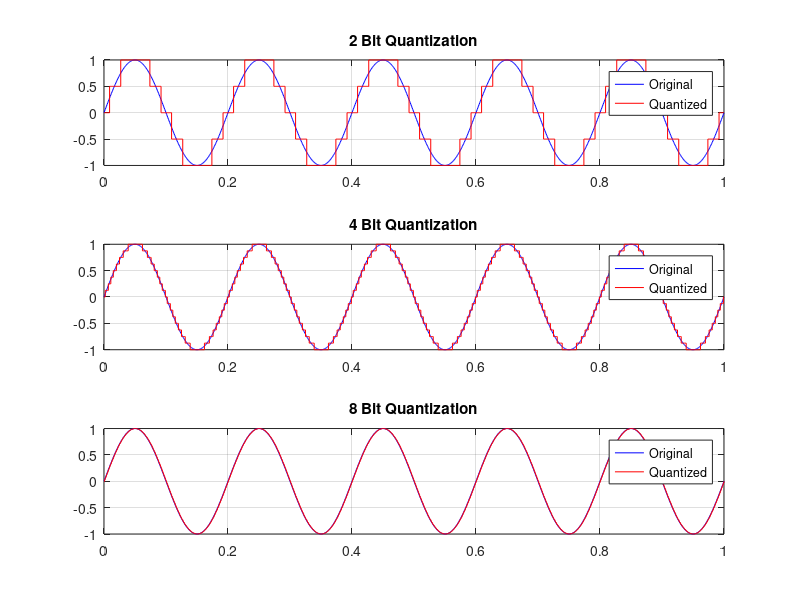

This chart was generated by the following MATLAB code:
clc;
clear;
close all;

% Original signal
t = 0:0.001:1;
x = sin(2*pi*5*t);

% Bit resolutions
bits = [2 4 8];

figure;

for i = 1:length(bits)

    b = bits(i);

    % Number of levels
    L = 2^b;

    % Step size
    delta = 2/L;

    % Quantization
    xq = round(x/delta)*delta;

    subplot(3,1,i)

    plot(t,x,'b')
    hold on
    stairs(t,xq,'r')

    title([num2str(b) ' Bit Quantization'])
    legend('Original','Quantized')
    grid on

end
